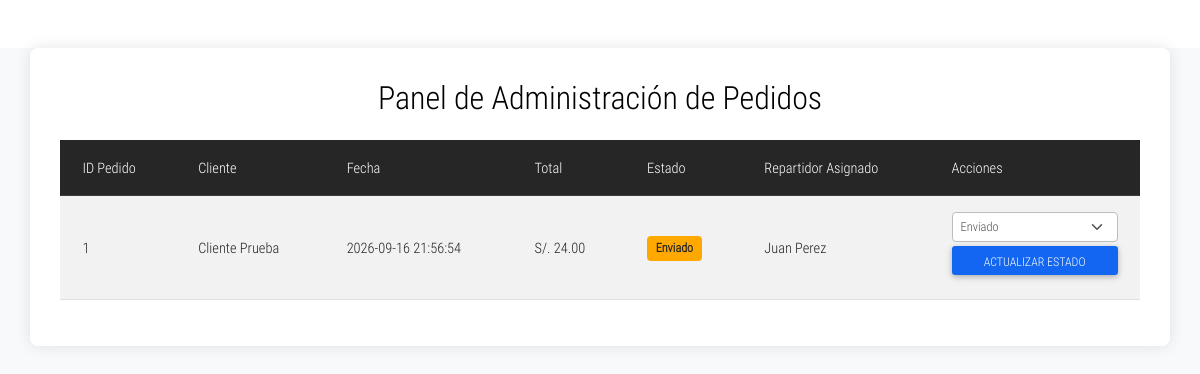
The app's page /admin_pedidos.php with its own data.
### tables this page shows
CREATE TABLE pedidos (
  id int(11) NOT NULL AUTO_INCREMENT,
  cliente_id int(11) NOT NULL,
  fecha timestamp NOT NULL DEFAULT current_timestamp(),
  estado enum('Pendiente','Enviado','Entregado','Cancelado') DEFAULT 'Pendiente',
  direccion_envio varchar(255) NOT NULL,
  total decimal(10,2) NOT NULL,
  metodo_pago_id int(11) NOT NULL,
  repartidor_id int(11) DEFAULT NULL,
  PRIMARY KEY (id),
  KEY cliente_id (cliente_id),
  KEY metodo_pago_id (metodo_pago_id),
  KEY repartidor_id (repartidor_id),
  CONSTRAINT pedidos_cliente_fk FOREIGN KEY (cliente_id) REFERENCES clientes (id),
  CONSTRAINT pedidos_pago_fk FOREIGN KEY (metodo_pago_id) REFERENCES metodos_pago (id),
  CONSTRAINT pedidos_repartidor_fk FOREIGN KEY (repartidor_id) REFERENCES repartidores (id) ON DELETE SET NULL
);

CREATE TABLE clientes (
  id int(11) NOT NULL AUTO_INCREMENT,
  tipo_documento varchar(20) DEFAULT NULL,
  numero_documento varchar(30) DEFAULT NULL,
  nombre varchar(100) DEFAULT NULL,
  apellido varchar(100) DEFAULT NULL,
  telefono varchar(20) DEFAULT NULL,
  provincia varchar(50) DEFAULT NULL,
  ciudad varchar(50) DEFAULT NULL,
  direccion varchar(100) DEFAULT NULL,
  correo varchar(100) DEFAULT NULL,
  password varchar(255) DEFAULT NULL,
  fecha_registro timestamp NOT NULL DEFAULT current_timestamp(),
  PRIMARY KEY (id),
  UNIQUE KEY correo (correo)
);

CREATE TABLE repartidores (
  id int(11) NOT NULL AUTO_INCREMENT,
  nombre varchar(100) NOT NULL,
  telefono varchar(20) NOT NULL,
  vehiculo varchar(50) DEFAULT NULL,
  estado_disponibilidad enum('disponible','ocupado','inactivo') DEFAULT 'disponible',
  fecha_creacion timestamp NOT NULL DEFAULT current_timestamp(),
  PRIMARY KEY (id),
  UNIQUE KEY telefono (telefono)
);

### admin_pedidos.php (the view, shortened to what this page needs)
<?php
include __DIR__ . "/conexion.php";
$pedidos_query = "
    SELECT p.id, c.nombre AS cliente_nombre, c.apellido AS cliente_apellido,
           p.fecha, p.total, p.estado, p.direccion_envio, mp.nombre_metodo,
           r.nombre AS repartidor_nombre, p.repartidor_id
    FROM pedidos p
    JOIN clientes c ON p.cliente_id = c.id
    JOIN metodos_pago mp ON p.metodo_pago_id = mp.id
    LEFT JOIN repartidores r ON p.repartidor_id = r.id
    ORDER BY p.fecha DESC
";
$pedidos_result = $conn->query($pedidos_query);
?>
<!DOCTYPE html>
<html lang="es">
<head>
    <link rel="stylesheet" href="./css/mdb.min.css">
    <link rel="stylesheet" href="./css/style.css">
    <link rel="stylesheet" href="./css/all.css">
</head>
<body>
<div class="container mt-5">
    <h2 class="text-center mb-4">Panel de Administración de Pedidos</h2>
    <table class="table table-striped table-hover">
        <thead class="table-dark">
            <tr>
                <th>ID Pedido</th>
                <th>Cliente</th>
                <th>Fecha</th>
                <th>Total</th>
                <th>Estado</th>
                <th>Repartidor Asignado</th>
                <th>Acciones</th>
            </tr>
        </thead>
        <tbody>
            <?php if ($pedidos_result && $pedidos_result->num_rows > 0): ?>
                <?php while ($pedido = $pedidos_result->fetch_assoc()): ?>
                <tr>
                    <td><?= htmlspecialchars($pedido['id']) ?></td>
                    <td><?= htmlspecialchars($pedido['cliente_nombre'] . ' ' . $pedido['cliente_apellido']) ?></td>
                    <td><?= htmlspecialchars($pedido['fecha'] ?? 'Fecha no disponible') ?></td>
                    <td>S/. <?= number_format($pedido['total'], 2) ?></td>
                    <td>
                        <span class="badge
                            <?php
                            if ($pedido['estado'] == 'Pendiente') echo 'bg-info';
                            elseif ($pedido['estado'] == 'Enviado') echo 'bg-warning text-dark';
                            elseif ($pedido['estado'] == 'Entregado') echo 'bg-success';
                            elseif ($pedido['estado'] == 'Cancelado') echo 'bg-danger';
                            else echo 'bg-secondary';
                            ?>">
                            <?= htmlspecialchars($pedido['estado']) ?>
                        </span>
                    </td>
                    <td><?= htmlspecialchars($pedido['repartidor_nombre'] ?: 'No asignado') ?></td>
                    <td>
                        <div class="d-flex flex-column">
                            <form action="" method="POST" class="mb-2">
                                <select name="estado" class="form-select form-select-sm mb-1">
                                    <option value="Enviado" <?= ($pedido['estado'] == 'Enviado') ? 'selected' : '' ?>>Enviado</option>
                                </select>
                                <button type="submit" class="btn btn-primary btn-sm w-100">Actualizar Estado</button>
                            </form>
                        </div>
                    </td>
                </tr>
                <?php endwhile; ?>
            <?php else: ?>
                <tr>
                    <td colspan="7" class="text-center">No hay pedidos registrados.</td>
                </tr>
            <?php endif; ?>
        </tbody>
    </table>
</div>
</body>
</html>

### css/style.css (style rules this page uses)
:root { --color-one: #F5F5F5; --color-two: #24292E; --color-three: #EC5252; --form-color: #14111A; --accent-color: #253556; --border-color: #D8D8D8; --header-height: 60px; }
body,html { font-family: 'roboto_condensed_light'; width: 100%; height: 100%; background-color: #FFF; color: var(--bs-black); font-size: 16px; }

### admin_pedidos.php (style rules this page uses)
body { background-color: #f8f9fa; }
.container { background-color: #ffffff; padding: 30px; border-radius: 8px; box-shadow: 0 0 15px rgba(0,0,0,0.1); }
.table th, .table td { vertical-align: middle; }
.badge { font-size: 0.85em; padding: 0.5em 0.7em; }
.d-flex.flex-column { gap: 10px; }

### records on screen
pedidos: id "1", cliente.apellido "Cliente Prueba", fecha "2026-09-16 21:56:54", total "24.00", estado "Enviado", repartidor.nombre "Juan Perez"
